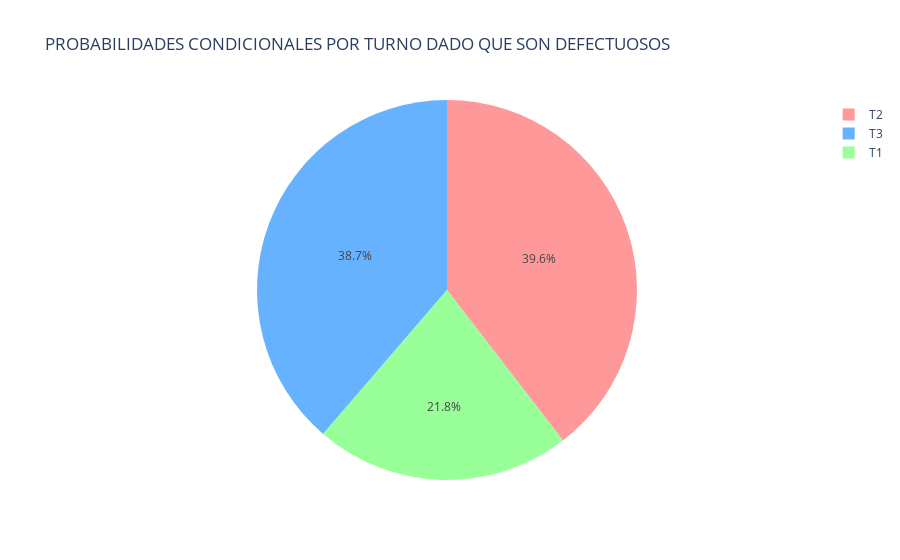

Notebook code for this chart:
### Code cell
data = {
    'Turno': ['T1', 'T2', 'T3'],
    'Probabilidad': [round(Prob_T1_dado_D, 4), round(Prob_T2_dado_D, 4), round(Prob_T3_dado_D, 4)]
}

df = pd.DataFrame(data)

colores_personalizados = ['#FF9999', '#66B2FF', '#99FF99']


fig = px.pie(df, names='Turno', values='Probabilidad',
             title='PROBABILIDADES CONDICIONALES POR TURNO DADO QUE SON DEFECTUOSOS',
             color_discrete_sequence=colores_personalizados)


fig.show()

### Figure 1 — Plotly figure (JSON) as saved in the notebook; plotly's stock layout.template omitted (floating-point values rounded to 4 significant figures)
{"data": [{"domain": {"x": [0, 1], "y": [0, 1]}, "hovertemplate": "Turno=%{label}<br>Probabilidad=%{value}<extra></extra>", "labels": ["T1", "T2", "T3"], "legendgroup": "", "name": "", "showlegend": true, "type": "pie", "values": [0.2175, 0.3955, 0.3869]}], "layout": {"legend": {"tracegroupgap": 0}, "piecolorway": ["#FF9999", "#66B2FF", "#99FF99"], "title": {"text": "PROBABILIDADES CONDICIONALES POR TURNO DADO QUE SON DEFECTUOSOS"}}}
